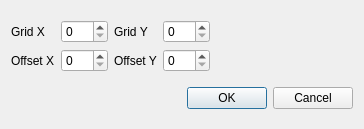
<?xml version="1.0" encoding="UTF-8"?>
<ui version="4.0">
 <class>GridEditor</class>
 <widget class="QDialog" name="GridEditor">
  <property name="geometry">
   <rect>
    <x>0</x>
    <y>0</y>
    <width>364</width>
    <height>129</height>
   </rect>
  </property>
  <property name="windowTitle">
   <string>Grid</string>
  </property>
  <layout class="QVBoxLayout" name="verticalLayout">
   <item>
    <layout class="QGridLayout" name="gridLayout">
     <item row="1" column="0">
      <widget class="QLabel" name="label_2">
       <property name="text">
        <string>Offset X</string>
       </property>
      </widget>
     </item>
     <item row="0" column="3">
      <widget class="QLabel" name="label_3">
       <property name="text">
        <string>Grid Y</string>
       </property>
      </widget>
     </item>
     <item row="1" column="3">
      <widget class="QLabel" name="label_4">
       <property name="text">
        <string>Offset Y</string>
       </property>
      </widget>
     </item>
     <item row="0" column="4" colspan="2">
      <widget class="QSpinBox" name="gridY">
       <property name="sizePolicy">
        <sizepolicy hsizetype="Maximum" vsizetype="Maximum">
         <horstretch>0</horstretch>
         <verstretch>0</verstretch>
        </sizepolicy>
       </property>
       <property name="maximum">
        <number>500</number>
       </property>
      </widget>
     </item>
     <item row="0" column="0">
      <widget class="QLabel" name="label">
       <property name="text">
        <string>Grid X</string>
       </property>
      </widget>
     </item>
     <item row="0" column="1" colspan="2">
      <widget class="QSpinBox" name="gridX">
       <property name="sizePolicy">
        <sizepolicy hsizetype="Maximum" vsizetype="Maximum">
         <horstretch>0</horstretch>
         <verstretch>0</verstretch>
        </sizepolicy>
       </property>
       <property name="maximum">
        <number>500</number>
       </property>
      </widget>
     </item>
     <item row="1" column="4" colspan="2">
      <widget class="QSpinBox" name="offsetY">
       <property name="sizePolicy">
        <sizepolicy hsizetype="Maximum" vsizetype="Maximum">
         <horstretch>0</horstretch>
         <verstretch>0</verstretch>
        </sizepolicy>
       </property>
       <property name="maximum">
        <number>500</number>
       </property>
      </widget>
     </item>
     <item row="1" column="1" colspan="2">
      <widget class="QSpinBox" name="offsetX">
       <property name="sizePolicy">
        <sizepolicy hsizetype="Maximum" vsizetype="Maximum">
         <horstretch>0</horstretch>
         <verstretch>0</verstretch>
        </sizepolicy>
       </property>
       <property name="maximum">
        <number>500</number>
       </property>
      </widget>
     </item>
     <item row="0" column="6">
      <spacer name="horizontalSpacer_2">
       <property name="orientation">
        <enum>Qt::Horizontal</enum>
       </property>
       <property name="sizeHint" stdset="0">
        <size>
         <width>40</width>
         <height>20</height>
        </size>
       </property>
      </spacer>
     </item>
    </layout>
   </item>
   <item>
    <layout class="QHBoxLayout" name="horizontalLayout">
     <property name="sizeConstraint">
      <enum>QLayout::SetDefaultConstraint</enum>
     </property>
     <item>
      <spacer name="horizontalSpacer">
       <property name="orientation">
        <enum>Qt::Horizontal</enum>
       </property>
       <property name="sizeHint" stdset="0">
        <size>
         <width>40</width>
         <height>20</height>
        </size>
       </property>
      </spacer>
     </item>
     <item>
      <widget class="QPushButton" name="okButton">
       <property name="sizePolicy">
        <sizepolicy hsizetype="Minimum" vsizetype="Maximum">
         <horstretch>0</horstretch>
         <verstretch>0</verstretch>
        </sizepolicy>
       </property>
       <property name="text">
        <string>OK</string>
       </property>
      </widget>
     </item>
     <item>
      <widget class="QPushButton" name="cancelButton">
       <property name="sizePolicy">
        <sizepolicy hsizetype="Minimum" vsizetype="Maximum">
         <horstretch>0</horstretch>
         <verstretch>0</verstretch>
        </sizepolicy>
       </property>
       <property name="text">
        <string>Cancel</string>
       </property>
      </widget>
     </item>
    </layout>
   </item>
  </layout>
 </widget>
 <tabstops>
  <tabstop>gridX</tabstop>
  <tabstop>gridY</tabstop>
  <tabstop>offsetX</tabstop>
  <tabstop>offsetY</tabstop>
  <tabstop>okButton</tabstop>
  <tabstop>cancelButton</tabstop>
 </tabstops>
 <resources/>
 <connections/>
</ui>
